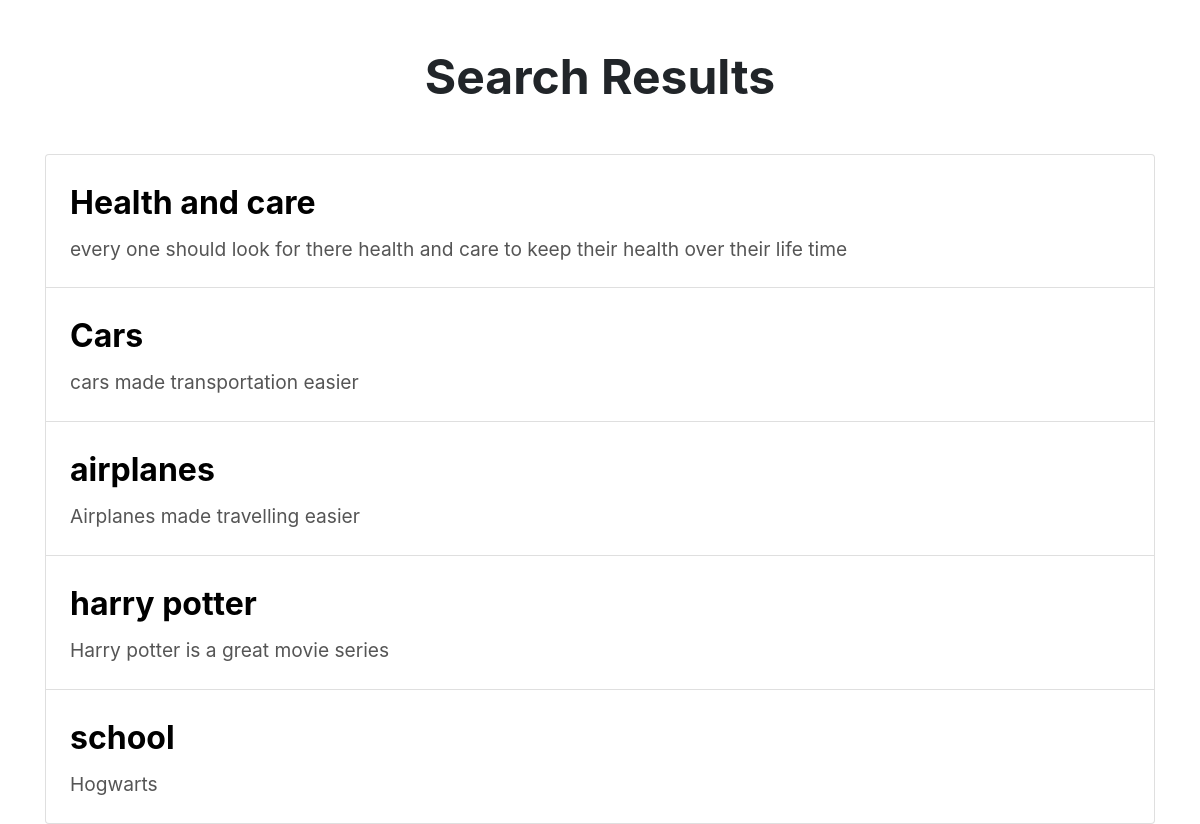
The app's page /search (signed in), older data.
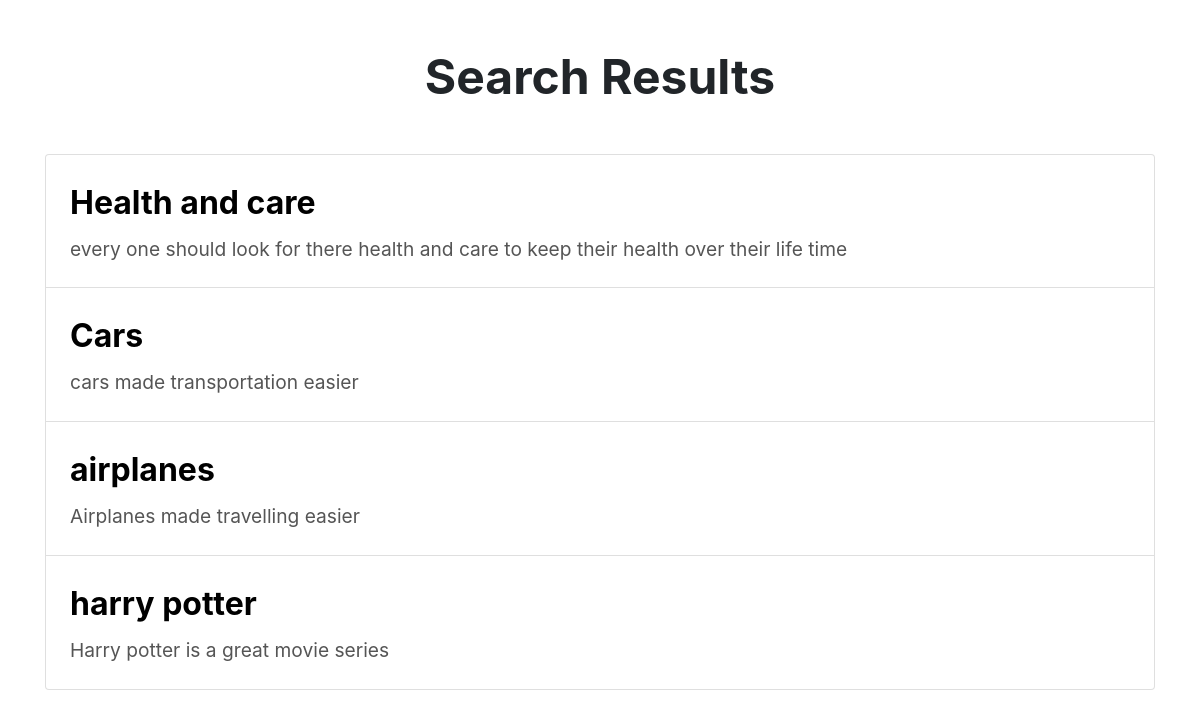
The same page, newer data.
### tables this page shows
CREATE TABLE posts (
            id INTEGER PRIMARY KEY AUTOINCREMENT,
            author_id INTEGER NOT NULL,
            title TEXT NOT NULL,
            content TEXT NOT NULL,
            likes INTEGER DEFAULT 0,     
            created_at TIMESTAMP DEFAULT CURRENT_TIMESTAMP,
            file_url TEXT,
            FOREIGN KEY (author_id) REFERENCES users(id)
        );

### project.py (the view)
@app.route('/search', methods=['GET'])
def search_posts():
    if session['user_type'] == 1:
        return redirect(url_for('author_panel'))
    query = request.args.get('query', '')
    posts = db.search_posts(query)
    return render_template('search_results.html', posts=posts)

### db.py (called while the page is built)
def get_db_connection():
    conn = sqlite3.connect('project.db')
    conn.row_factory = sqlite3.Row
    return conn

def search_posts(query):
    conn = get_db_connection()
    posts = conn.execute('SELECT * FROM posts WHERE title LIKE ? OR content LIKE ?', ('%' + query + '%', '%' + query + '%')).fetchall()
    conn.close()
    return posts

### templates/search_results.html (shortened to what this page needs)
<!doctype html>
<html lang="en">
<head>
    <link href="https://stackpath.bootstrapcdn.com/bootstrap/4.5.2/css/bootstrap.min.css" rel="stylesheet">
</head>
<body>
    <div class="container mt-5">
        <h1 class="mb-5">Search Results</h1>
        <ul class="list-group">
            {% for post in posts %}
            <li class="list-group-item">
                <div class="post-title">{{ post.title }}</div>
                <div class="post-content">{{ post.content }}</div>
            </li>
            {% else %}
            <li class="list-group-item no-results">No results found</li>
            {% endfor %}
        </ul>
    </div>
</body>
</html>

### templates/search_results.html (style rules this page uses)
h1 { font-size: 3rem; font-weight: bold; text-align: center; margin-bottom: 2rem; }
.list-group-item { padding: 1.5rem; font-size: 1.2rem; }
.post-title { font-size: 2rem; font-weight: bold; color: #000; margin-bottom: 0.5rem; }
.post-content { font-size: 1.2rem; color: #555; }

Row changes from the older to the newer data that the page shows:
removed posts: title "school", content "Hogwarts"
